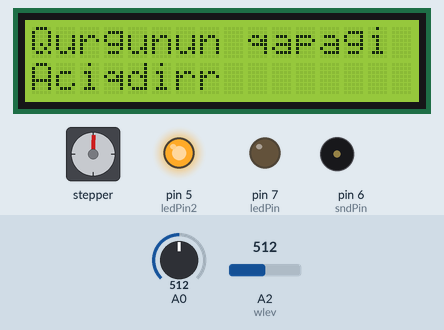
This sketch was run on a simulated Arduino Uno, built with avr-gcc and run on an emulated ATmega328P. On the bench: 16×2 character LCD, stepper motor, output pins drawn as LEDs (lit = HIGH), buzzer (waves = sounding). The inputs (shaded band) are chosen by the test bench; at power-on: A2 (wlev) = 512, A0 = 512. Stepper angles assume 200 steps per turn; what the sketch prints to the serial monitor is not drawn.

Above: at 9.2 s.
At 15.5 s:
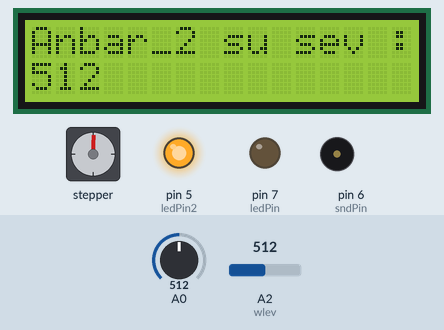
15.6 s: A2 (wlev) set to 311
At 18.1 s:
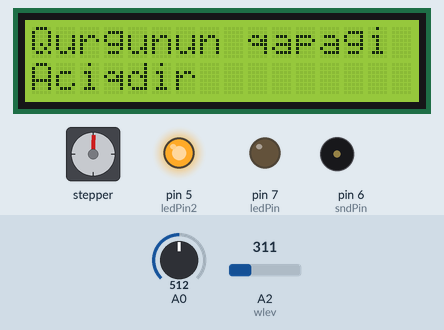
18.6 s: A2 (wlev) set to 286
At 35.5 s:
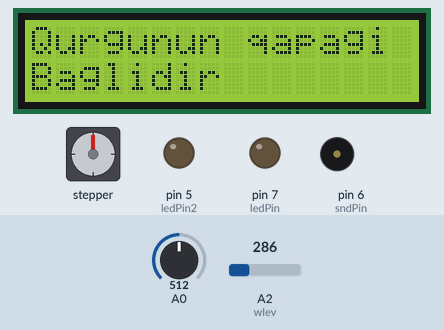
Timing chart, 0 to 35.9 s (numbered marks = the images above; inputs shaded):
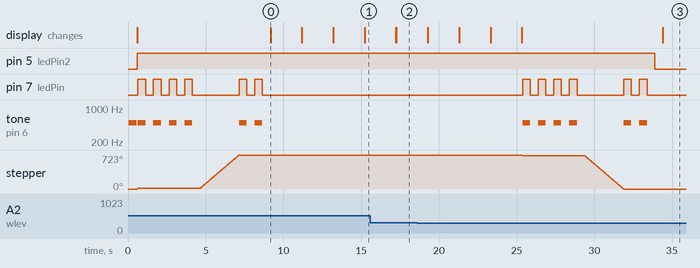

The sketch:

lily_script_01.ino
```cpp
/* LILY IOT SCRIPT 04.07.2020

  The motor is attached to digital pins 8 - 11 of the Arduino.
  A potentiometer is connected to analog input 0.

  The circuit:
 * LCD RS pin to digital pin 12
 * LCD Enable pin to digital pin 11
 * LCD D4 pin to digital pin 5
 * LCD D5 pin to digital pin 4
 * LCD D6 pin to digital pin 3
 * LCD D7 pin to digital pin 2
 * LCD R/W pin to ground
 * LCD VSS pin to ground
 * LCD VCC pin to 5V
 * 10K resistor:
 * ends to +5V and ground
 * wiper to LCD VO pin (pin 3)

*/

//-----------------------------------------------------------------------------------------------Kitabxanalar

//#include <LiquidCrystal.h> // Original lazimsiz
#include <Stepper.h>
#include <Wire.h>
#include <LiquidCrystal_I2C.h> // Modify edilmis


//---------------------------------------------------------------------------------------------Variable ve sabitler

// Set the LCD address to 0x27 for a 16 chars and 2 line display
LiquidCrystal_I2C lcd(0x27, 16, 2);
int stepsPerRevolution = 200;

// QIRMIZI ledpin Bu led qurgunun xeberdarliq siqnali verme funksiyasini dasiyir
const int ledPin = 7;

// YASIL ledpin Bu led qurgunun acildigi halda, aciq oldugu halda ve baglandigi halda yanacaqdir. Qurgu tamamile baglandiqdan sonra led sonecekdir
const int ledPin2 = 5;

//Su sensoru analog input
const int wlev = A2;

// Ses xeberdarliq sensoru output 6
const int sndPin = 6;
//const int rs = 12, en = 11, d4 = 5, d5 = 4, d6 = 3, d7 = 2;
//LiquidCrystal lcd(rs, en, d4, d5, d6, d7);
int zaman = 0;

// vez = qurgunun, lcdnin ardicilligini mueyyen edin deyisken
int vez = 0;
// qurgunun qapaginin baglnmasi ve acilmasi ardiciligini teyin eden deyisken
int ardic = 0;

//timex = millis();
//LiquidCrystal lcd(7, 8, 9, 10, 11, 12);
// initialize the stepper library on pins 8 through 11:
Stepper myStepper(stepsPerRevolution, 9, 10, 11, 12);
int stepCount = 0;


//---------------------------------------------------------------------------------------------------------Setup
void setup() {
Serial.begin(9600);
pinMode(ledPin, OUTPUT);
pinMode(ledPin2, OUTPUT);
pinMode(wlev, INPUT);
pinMode(sndPin, OUTPUT);
// LCD aktiv edilmesi
lcd.begin();
tone(sndPin, 500);
delay(500);
noTone(sndPin);
  // LCD back light on edilmesi
  lcd.backlight();
  lcd.setCursor(0,0);
lcd.print("Qurgunun qapagi :");
lcd.setCursor(0,1);
lcd.print("Baglidir");
}

void update() {

}

//-----------------------------------------------------------------------------------------------------------Loop
void loop() {
// Sensorlarin oxunmasi
  int sensorReading = analogRead(A0);
  int motorSpeed = map(sensorReading, 0, 1023, 0, 100);

// Su seviyyesi sensoru analogdan input
int wlevstatus = analogRead(wlev);


Serial.println(zaman);
if (wlevstatus > 300) {
  if (ardic == 0){
vez = 1;
  }
}
else {
vez = 0;
}

// vez = 1 yeni sensordan inputla qurgunun qapaginin acilmasi prosesi
if (vez ==1) {
digitalWrite(ledPin2, HIGH);
//Ardicilligi mueyyen etmek ucun zamanlama
zaman = zaman + 1;

// Acilmadan evvel siqnalla qapagin acilmasinin xeber edilmesi
if (zaman ==5) {
tone(sndPin, 500);
digitalWrite(ledPin, HIGH);
delay(500);
noTone(sndPin);
digitalWrite(ledPin, LOW);
delay(500);
tone(sndPin, 500);
digitalWrite(ledPin, HIGH);
delay(500);
noTone(sndPin);
digitalWrite(ledPin, LOW);
delay(500);
tone(sndPin, 500);
digitalWrite(ledPin, HIGH);
delay(500);
noTone(sndPin);
digitalWrite(ledPin, LOW);
delay(500);
tone(sndPin, 500);
digitalWrite(ledPin, HIGH);
delay(500);
noTone(sndPin);
digitalWrite(ledPin, LOW);
delay(500);
}
stepsPerRevolution = 200;

myStepper.setSpeed(motorSpeed);
myStepper.step(stepsPerRevolution/100);
if (zaman > 200) {
stepsPerRevolution = 0;
vez =2;
ardic = 1;

// Acildiqdan sonra siqnalla qapagin tam acildiginin xeber edilmesi
tone(sndPin, 500);
digitalWrite(ledPin, HIGH);
delay(500);
noTone(sndPin);
digitalWrite(ledPin, LOW);
delay(500);
tone(sndPin, 500);
digitalWrite(ledPin, HIGH);
delay(500);
noTone(sndPin);
digitalWrite(ledPin, LOW);
delay(500);
zaman = 0;
}

}
else if (vez == 0) {
  if (ardic ==1) {
  zaman = zaman + 1;

// Baglanmadan evvel siqnalla qapagin baglanmasinin xeber edilmesi
if (zaman ==5) {
tone(sndPin, 500);
digitalWrite(ledPin, HIGH);
delay(500);
noTone(sndPin);
digitalWrite(ledPin, LOW);
delay(500);
tone(sndPin, 500);
digitalWrite(ledPin, HIGH);
delay(500);
noTone(sndPin);
digitalWrite(ledPin, LOW);
delay(500);
tone(sndPin, 500);
digitalWrite(ledPin, HIGH);
delay(500);
noTone(sndPin);
digitalWrite(ledPin, LOW);
delay(500);
tone(sndPin, 500);
digitalWrite(ledPin, HIGH);
delay(500);
noTone(sndPin);
digitalWrite(ledPin, LOW);
delay(500);
}

// Reverse hereket. Ona gore stepsPerRevolution =  - 200 olaraq menfi deyer verildi
stepsPerRevolution = -200;
myStepper.setSpeed(motorSpeed);
myStepper.step(stepsPerRevolution/100);
if (zaman > 200) {
stepsPerRevolution = 0;
ardic = 0;

// Baglandiqdan sonra siqnalla qapagin tam baglanildiginin xeber edilmesi
tone(sndPin, 500);
digitalWrite(ledPin, HIGH);
delay(500);
noTone(sndPin);
digitalWrite(ledPin, LOW);
delay(500);
tone(sndPin, 500);
digitalWrite(ledPin, HIGH);
delay(500);
noTone(sndPin);
digitalWrite(ledPin, LOW);
delay(500);

digitalWrite(ledPin2, LOW);
delay(500);
lcd.setCursor(0,0);
lcd.print("Qurgunun qapagi :");
lcd.setCursor(0,1);
lcd.print("Baglidir");
delay(2000);
lcd.clear();
zaman = 0;
}
  }
  else {
  }

}


// LCD - de lazimi datalarin gorunmesi
//Serial.println(wlevstatus);
//lcd.clear();
if (vez == 2) {
lcd.setCursor(0,0);
lcd.print("Qurgunun qapagi :");
lcd.setCursor(0,1);
lcd.print("Aciqdir");
delay(2000);
lcd.noCursor();
lcd.clear();
vez = 3;
}

if (vez == 3) {
lcd.setCursor(0,0);
lcd.print("Su seviyyesi :");
lcd.setCursor(0,1);
lcd.print(wlevstatus);
delay(2000);
lcd.noCursor();
lcd.clear();
vez = 4;
}

if (vez == 4) {
lcd.setCursor(0,0);
lcd.print("Anbar_1 su sev :");
lcd.setCursor(0,1);
lcd.print(wlevstatus);
delay(2000);
lcd.noCursor();
lcd.clear();
vez = 5;
}

if (vez == 5) {
lcd.setCursor(0,0);
lcd.print("Anbar_2 su sev :");
lcd.setCursor(0,1);
lcd.print(wlevstatus);
delay(2000);
lcd.noCursor();
lcd.clear();
vez = 2;
}

}
```

Measured:
- the behaviour switches between 301 and 300 on A2 (wlev) (found by bisection; images 2 and 3)
- after the input at 18.6 s, pin 5 (ledPin2): HIGH → LOW after 15.3 s; pin 7 (ledPin): goes 3 × (HIGH 0.50 s, LOW 0.50 s), HIGH 0.50 s, LOW 3.0 s, HIGH 0.50 s, LOW 0.50 s, HIGH 0.50 s, then LOW, starting after 6.8 s
- by itself, stepper: turns 14° clockwise in 0.04 s, then 709° clockwise in 2.5 s
- by itself, tone on pin 6 (sndPin): plays 500 Hz for 0.50 s, 500 Hz for 0.50 s, 500 Hz for 0.50 s, 500 Hz for 0.50 s, 500 Hz for 0.50 s, 500 Hz for 0.50 s … (7 notes in this stretch)
- what the display in image 0 shows lasts 2.0 s, from 9.2 s to 11.2 s
